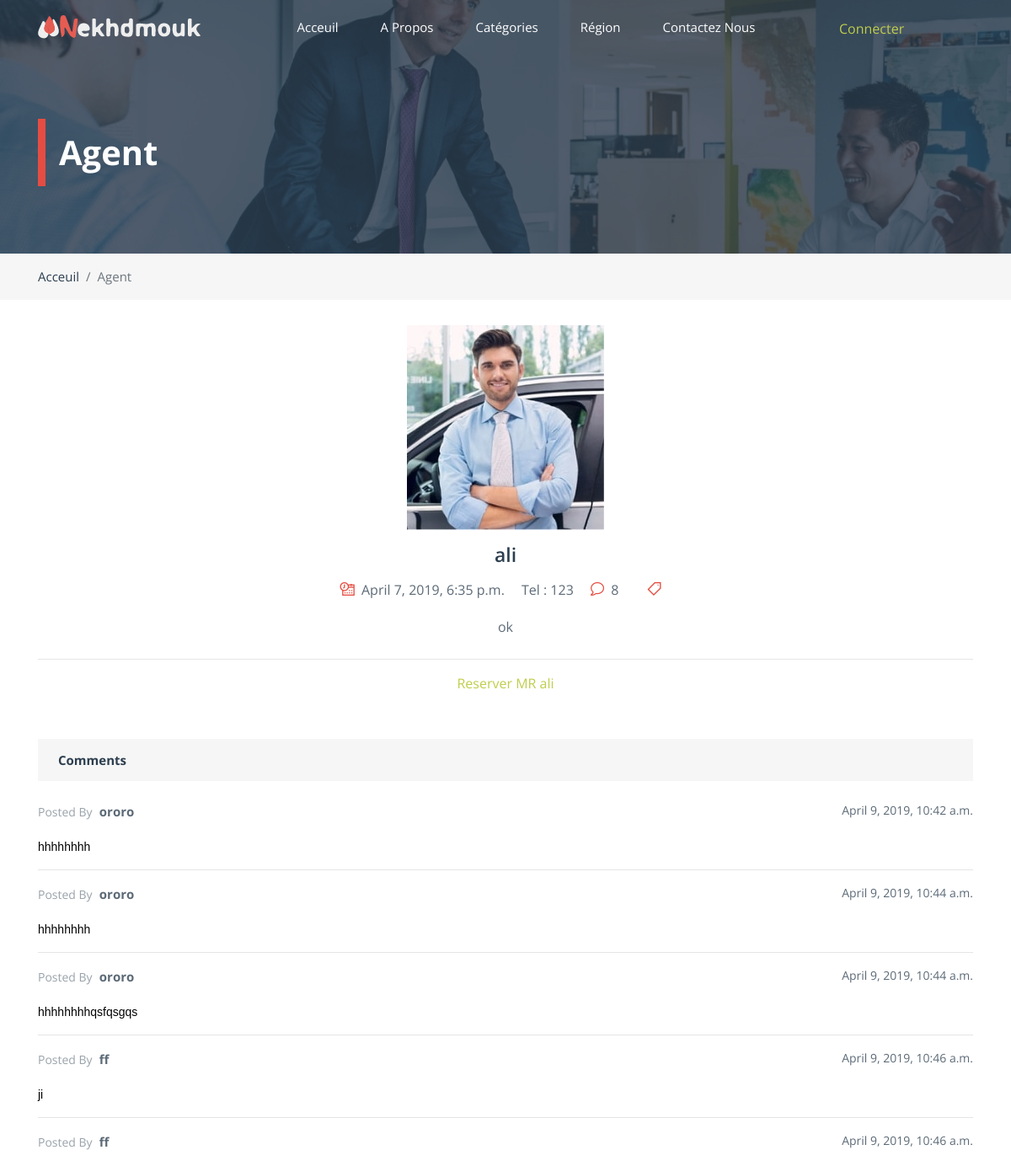
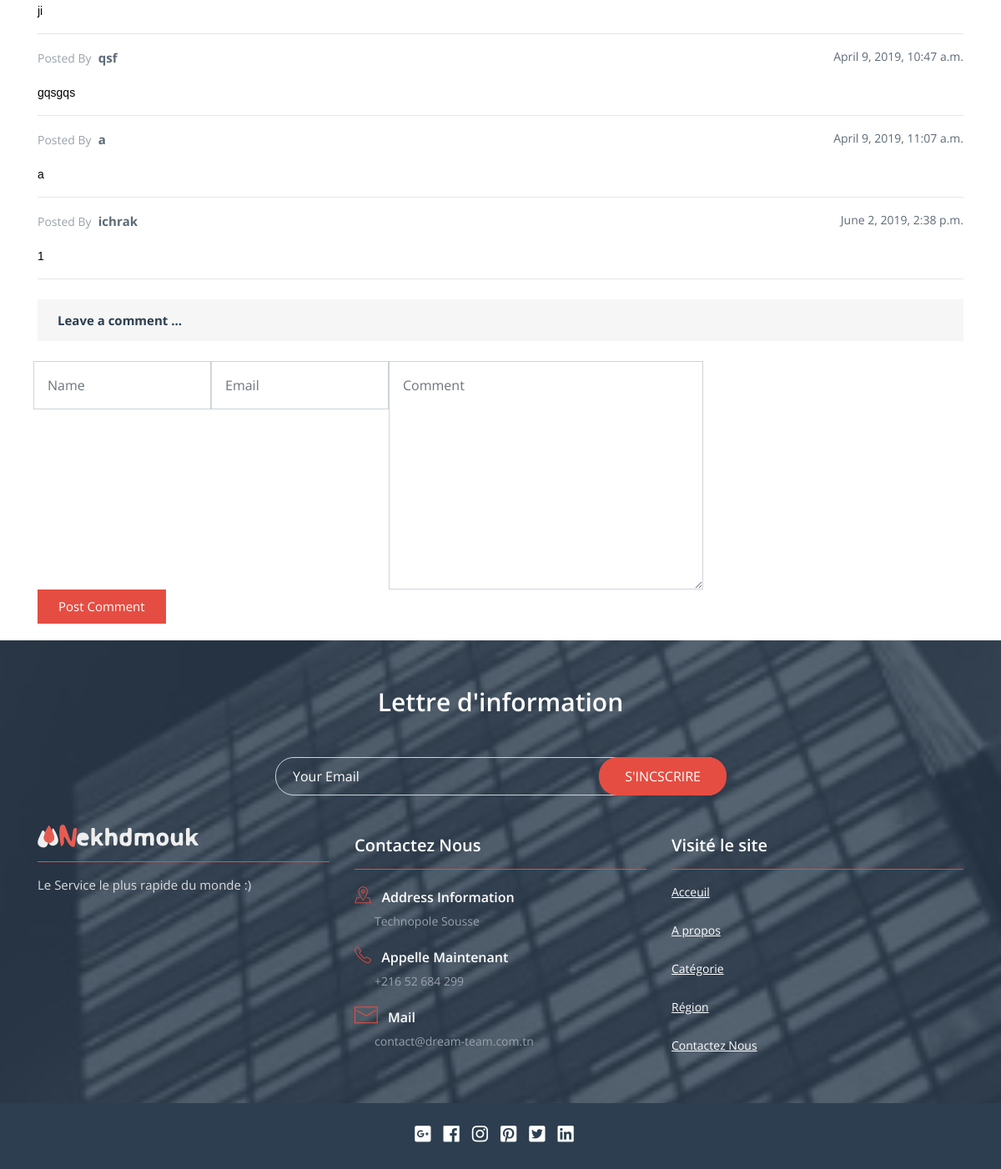
Page /agent?id=1 on the committed database (2 pictures, top to bottom).
### service/models.py (models this page shows, shortened)
class Worker(models.Model):
    name = models.CharField(max_length=20)
    lastname = models.CharField(max_length=20)
    username = models.CharField(max_length=20)
    password = models.CharField(max_length=20)
    email = models.EmailField()
    adresse = models.CharField(max_length=20)
    phone = models.CharField(max_length=20)
    ville = models.CharField(max_length=20)
    desc = models.TextField()
    datejoind = models.DateTimeField('date joind', auto_now_add=True, auto_now=False)
    cat = models.ForeignKey(Categorie,on_delete=models.CASCADE,)
    img = models.ImageField(upload_to='upload/')

class Commentaire(models.Model):
    resworker = models.ForeignKey(Worker,on_delete=models.CASCADE,)
    com = models.TextField()
    date = models.DateTimeField('date joind', auto_now_add=True, auto_now=False)
    name = models.CharField(max_length=20)
    email = models.EmailField()

### service/views.py (the view)
# urls.py: url(r'^agent$', views.agent, name='agent'),
def agent(request):
	idagent = request.GET.get('id')
	cagent = Worker.objects.get(id=idagent)
	if request.method == "POST":
			form = CommentaireForm(request.POST)
			m = Commentaire()
			if form.is_valid():
				m.name = request.user.username
				m.email = form.cleaned_data['email']
				m.com = form.cleaned_data['msg']
				m.resworker  = cagent
				m.save()
				return redirect('service:index')
	else:
		form = CommentaireForm()
	datacom = Commentaire.objects.filter(resworker=cagent)
	count	= Commentaire.objects.filter(resworker=cagent).count()
	return render(request, 'agent.html' , {'form' : form, 'cagent' : cagent , 'datacom' : datacom})

### service/templates/agent.html (shortened to what this page needs)
{% load staticfiles %}
<!DOCTYPE html>
<html lang="en">
<head>
    <link href="{% static 'assets/vendor/animate.css-master/animate.min.css' %}" rel="stylesheet">
    <link href="{% static 'assets/vendor/loadscreen/css/spinkit.css' %}" rel="stylesheet">
    <link href="{% static 'assets/vendor/fontawesome/css/fontawesome-all.min.css' %}" rel="stylesheet">
    <link href="{% static 'assets/custom/css/fables-icons.css' %}" rel="stylesheet">
    <link href="{% static 'assets/vendor/bootstrap/css/bootstrap.min.css' %}" rel="stylesheet">
    <link href="{% static 'assets/vendor/bootstrap/css/bootstrap-4-navbar.css' %}" rel="stylesheet">
    <link href="{% static 'assets/vendor/portfolio-filter-gallery/portfolio-filter-gallery.css' %}" rel="stylesheet">
    <link href="{% static 'assets/vendor/fancybox-master/jquery.fancybox.min.css' %}" rel="stylesheet">
    <link href="{% static 'assets/vendor/range-slider/range-slider.css' %}" rel="stylesheet">
    <link href="{% static 'assets/vendor/owlcarousel/owl.carousel.min.css' %}" rel="stylesheet">
    <link href="{% static 'assets/vendor/owlcarousel/owl.theme.default.min.css' %}" rel="stylesheet">
    <link href="{% static 'assets/custom/css/custom.css' %}" rel="stylesheet">
    <link href="{% static 'assets/custom/css/custom-responsive.css' %}" rel="stylesheet">
</head>
<body>
<div class="fables-transparent py-3 py-lg-0">
    <div class="container">
           <div class="row">
               <div class="col-12 col-md-10 pr-md-0">
                   <nav class="navbar navbar-expand-md btco-hover-menu py-lg-2">
                        <a class="navbar-brand fables-logo-brand pl-0" href="{% url 'service:index' %}"><img src="{% static 'assets/custom/images/fables-logo.png' %}" alt="Fables Template" class="fables-logo"></a>
                        <div class="collapse navbar-collapse" id="fablesNavDropdown">
                            <ul class="navbar-nav mx-auto fables-nav">
                                <li class="nav-item dropdown">
                                    <a class="nav-link dropdown-toggl" href="{% url 'service:index' %}" id="sub-nav1" data-toggle="dropdwn" aria-haspopup="true" aria-expanded="false">
                                        Acceuil
                                    </a>
                                </li>
                                        <li class="nav-item dropdown">
                                    <a class="nav-link dropdown-toggl" href="{% url 'service:about' %}" id="sub-nav1" data-toggle="dropdwn" aria-haspopup="true" aria-expanded="false">
                                        a propos
                                    </a>
                                </li>
                                        <li class="nav-item dropdown">
                                    <a class="nav-link dropdown-toggl" href="{% url 'service:categorie' %}" id="sub-nav1" data-toggle="dropdwn" aria-haspopup="true" aria-expanded="false">
                                        Catégories
                                    </a>
                                </li>
                                        <li class="nav-item dropdown">
                                    <a class="nav-link dropdown-toggl" href="{% url 'service:region' %}" id="sub-nav1" data-toggle="dropdwn" aria-haspopup="true" aria-expanded="false">
                                        Région
                                    </a>
                                </li>
                                        <li class="nav-item dropdown">
                                    <a class="nav-link dropdown-toggl" href="{% url 'service:contact' %}" id="sub-nav1" data-toggle="dropdwn" aria-haspopup="true" aria-expanded="false">
                                        Contactez Nous
                                    </a>
                                </li>
                            </ul>
                </div>
            </nav>
                   </div>
                                            <div style='padding-top: 18px;'>
                              {% if not user.is_authenticated %}
                                <div class="dropdown">
  <a style="padding-top: 4px;" class="nav-link dropdown-toggl dropdown-toggle" href="#" role="button" id="sub-nav1" data-toggle="dropdown" aria-haspopup="true" aria-expanded="false">
    Connecter
  </a>
</div>
                                {% endif %}
                         </div>
               </div>
    </div>
</div>
<div class="fables-header fables-after-overlay">
    <div class="container">
         <h2 class="fables-page-title fables-second-border-color">Agent</h2>
    </div>
</div>
<div class="fables-light-background-color">
    <div class="container">
        <nav aria-label="breadcrumb">
          <ol class="fables-breadcrumb breadcrumb px-0 py-3">
            <li class="breadcrumb-item"><a href="{% url 'service:index' %}" class="fables-second-text-color">Acceuil</a></li>
            <li class="breadcrumb-item active" aria-current="page">Agent</li>
          </ol>
        </nav>
    </div>
</div>
<div  class="container">
        <center>
    <div style="padding-top: 30px; padding-bottom: 30px" >
         <div >
                     <img src="{{ cagent.img.url }}" alt="" class="img-fluid">
                     <h2 class="font-23 semi-font my-3"><a href="#" class="fables-main-text-color fables-second-hover-color">{{ cagent.name}}</a></h2>
                     <div class="fables-forth-text-color fables-blog-date">
                         <div class="row">
                             <div class="col-12">
                                     <span class="fables-icondata fables-second-text-color mr-1"></span>
                                     <span class="mr-3"> {{cagent.datejoind}}</span>
                                      Tel : <span class="mr-3"> {{cagent.phone}}</span>
                                     <span class="fables-iconcomment fables-second-text-color mr-1"></span>
                                     <span href="" class="fables-forth-text-color fables-second-hover-color position-relative z-index">{{datacom.count}}</span>
                                     <span class="fables-forth-text-color fables-single-tags ml-4">
                                         <span class="fables-icontags-light fables-second-text-color"></span>
                                     </span>
                             </div>
                         </div>
                     </div>
                     <div style='padding: 20px 0px 10px 0px;'>
                     <p class="fables-forth-text-color fables-blog-date">
                        {{cagent.desc}}
                     </p>
                    </div>
                     <hr>
                                       <a class="bouton17" href="{% url 'service:reserver' %}?id={{cagent.id}}"<button type="submit" class="bouton15">Reserver MR {{cagent.name}}</button></a>
                    </center>
                 <div class="fables-comments">
                     <h2 class="fables-main-text-color fables-light-background-color my-3 my-lg-4 font-15 bold-font py-3 px-4">Comments</h2>
                     {% for i in datacom %}
                     <div class="fables-comments">
                         <p>
                             <span class="fables-fifth-text-color font-14">Posted By</span>
                             <a href="" class="fables-forth-text-color fables-second-hover-color font-15 bold-font ml-1">{{i.name}}</a>
                             <span class="fables-forth-text-color float-right font-14">{{i.date}}</span>
                         </p>
                         <p style='padding-top: 20px; color: black; font-family: sans-serif;' class="font-14 fables-fifth-text-color">
                             {{i.com}}
                         </p>
                     </div>
                     <hr>
           {% endfor %}
                 <div class="fables-blog-form">
                     <h2 class="fables-main-text-color fables-light-background-color my-3 my-lg-4 font-15 bold-font py-3 px-4">Leave a comment ...</h2>
                     <form class="fables-contact-form mb-0" method="POST">
                     <div class="form-row">
                       {{ form.as_p }}
                     </div>
                     <div class="form-row">
                       <div class="form-group col-md-12">
                           <button type="submit" class="btn fables-second-background-color rounded-0 text-white font-15 px-4 py-2">Post Comment</button>
                       </div>
                     </div>
                   </form>
                 </div>
         </div>
    </div>
<div class="fables-footer-image fables-after-overlay white-color py-4 py-lg-5 bg-rules">
    <div class="container">
        <div class="row">
            <div class="col-12 col-md-8 offset-md-2 col-lg-6 offset-lg-3 mt-2 mb-5 text-center">
                <h2 class="font-30 semi-font mb-5">Lettre d'information</h2>
                <form class="form-inline position-relative">
                  <div class="form-group fables-subscribe-formgroup">
                    <input type="email" class="form-control fables-subscribe-input fables-btn-rouned" placeholder="Your Email">
                  </div>
                  <button type="submit" class="btn fables-second-background-color fables-btn-rouned fables-subscribe-btn">S'INCSCRIRE</button>
                </form>
            </div>
            <div class="col-12 col-lg-4 mb-4 mb-lg-0">
                <a href="#" class="fables-second-border-color border-bottom pb-3 d-block mb-3 mt-minus-13"><img src="{% static 'assets/custom/images/fables-logo.png' %}" alt="fables template"></a>
                <p class="font-15 fables-third-text-color">
                    Le Service le plus rapide du monde :)
                </p>
            </div>
            <div class="col-12 col-sm-6 col-lg-4">
                <h2 class="font-20 semi-font fables-second-border-color border-bottom pb-3">Contactez Nous</h2>
               <div class="my-3">
                    <h4 class="font-16 semi-font"><span class="fables-iconmap-icon fables-second-text-color pr-2 font-20 mt-1 d-inline-block"></span> Address Information</h4>
                    <p class="font-14 fables-fifth-text-color mt-2 ml-4">Technopole Sousse</p>
                </div>
                <div class="my-3">
                    <h4 class="font-16 semi-font"><span class="fables-iconphone fables-second-text-color pr-2 font-20 mt-1 d-inline-block"></span> Appelle Maintenant </h4>
                    <p class="font-14 fables-fifth-text-color mt-2 ml-4">+216 52 684 299</p>
                </div>
                <div class="my-3">
                    <h4 class="font-16 semi-font"><span class="fables-iconemail fables-second-text-color pr-2 font-20 mt-1 d-inline-block"></span> Mail </h4>
                    <p class="font-14 fables-fifth-text-color mt-2 ml-4">contact@dream-team.com.tn</p>
                </div>
            </div>
            <div class="col-12 col-sm-6 col-lg-4">
                <h2 class="font-20 semi-font fables-second-border-color border-bottom pb-3 mb-3">Visité le site</h2>
                <ul class="nav fables-footer-links">
                    <li><a href="{% url 'service:index' %}">Acceuil</a></li>
                    <li><a href="{% url 'service:about' %}">A propos</a></li>
                    <li><a href="{% url 'service:categorie' %}">Catégorie</a></li>
                    <li><a href="{% url 'service:region' %}">Région</a></li>
                    <li><a href="{% url 'service:contact' %}">Contactez Nous</a></li>
                </ul>
            </div>
        </div>
        </div>
</div>
<div class="copyright fables-main-background-color mt-0 border-0 white-color">
        <ul class="nav fables-footer-social-links just-center fables-light-footer-links">
            <li><a href="#" target="_blank"><i class="fab fa-google-plus-square"></i></a></li>
            <li><a href="#" target="_blank"><i class="fab fa-facebook"></i></a></li>
            <li><a href="#" target="_blank"><i class="fab fa-instagram"></i></a></li>
            <li><a href="#" target="_blank"><i class="fab fa-pinterest-square"></i></a></li>
            <li><a href="#" target="_blank"><i class="fab fa-twitter-square"></i></a></li>
            <li><a href="#" target="_blank"><i class="fab fa-linkedin"></i></a></li>
        </ul>
</div>
</body>
</html>

### rows in the picture
Worker: img (picture), name "ali", datejoind "April 7, 2019, 6:35 p.m.", phone "123", desc "ok"
Commentaire: name "ororo", date "April 9, 2019, 10:42 a.m.", com "hhhhhhhh"
Commentaire: name "ororo", date "April 9, 2019, 10:44 a.m.", com "hhhhhhhh"
Commentaire: name "ororo", date "April 9, 2019, 10:44 a.m.", com "hhhhhhhhqsfqsgqs"
Commentaire: name "ff", date "April 9, 2019, 10:46 a.m.", com "ji"
Commentaire: name "ff", date "April 9, 2019, 10:46 a.m.", com "ji"
Commentaire: name "qsf", date "April 9, 2019, 10:47 a.m.", com "gqsgqs"
Commentaire: name "a", date "April 9, 2019, 11:07 a.m.", com "a"
Commentaire: name "ichrak", date "June 2, 2019, 2:38 p.m.", com "1"

### other values in the picture
{{ datacom.count }} "8"
